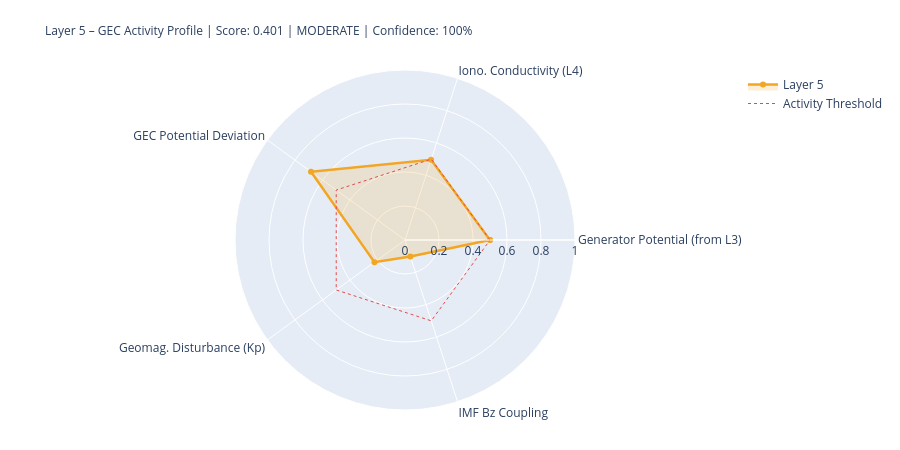

Here is the notebook cell this chart was saved with:
### Markdown cell above
---
## 5. State Assessment & Handoff to Layer 6

### Code cell
# ============================================================
# LAYER-5-SCORE
# ============================================================

# Components
# 1) Generator activity (Layer-3-driven)
gen_score = norm(generator_strength, 0.3, 2.0)
gen_src   = 'from_layer3' if l3_thunder_score is not None else 'estimated'

# 2) Ionospheric conductivity (Layer-4-driven)
iono_score = norm(iono_cond_factor, 0.7, 1.4)
iono_src   = 'from_layer4' if l4_ioniz is not None else 'estimated'

# 3) GEC potential deviation from reference
pot_score = norm(abs(delta_V_pct), 0, 30)  # 0 = at reference, 1 = 30% deviation
pot_src   = 'derived'

# 4) Geomagnetic disturbance (Kp) – modulates vertical currents
kp_score = norm(kp_val, 0, 9)
kp_src   = 'primary' if kp_now is not None else 'from_layer4'

# 5) IMF Bz coupling (southward = stronger M-I coupling → GEC influence)
bz_score = norm(-(bz_now or 0), -5, 30) if bz_now is not None else None
bz_src   = 'primary' if bz_now is not None else 'missing'

COMPONENTS = {
    'Generator Potential (from L3)':  {'score': gen_score,   'source': 'derived_from_layer3', 'dynamic': True},
    'Iono. Conductivity (L4)':      {'score': iono_score,  'source': iono_src, 'dynamic': True},
    'GEC Potential Deviation':      {'score': pot_score,   'source': pot_src,  'dynamic': True},
    'Geomag. Disturbance (Kp)':         {'score': kp_score,    'source': kp_src,   'dynamic': True},
    'IMF Bz Coupling':               {'score': bz_score,    'source': bz_src,   'dynamic': True},
}

available   = {k: v['score'] for k, v in COMPONENTS.items() if v['score'] is not None}
unavailable = [k for k, v in COMPONENTS.items() if v['score'] is None]
layer5_score = round(sum(available.values()) / len(available), 4) if available else None
confidence   = round(len(available) / len(COMPONENTS), 2)
level = ('unknown' if layer5_score is None
         else 'quiet'   if layer5_score < 0.3
         else 'moderate' if layer5_score < 0.6
         else 'active')
dominant_l5 = max(available, key=available.get) if available else 'none'

# Kp consistency: separate 1-min raw value from score value
kp_1m_raw   = kp_now          # directly from API (can be 0.0 during live measurement)
kp_for_score = kp_val          # from Layer-0 context or estimated value if needed
kp_score_src = kp_src

W = 68
print('=' * W)
print('LAYER 5 – GLOBAL ELECTRIC CIRCUIT – STATE ASSESSMENT')
print('=' * W)
for name, comp in COMPONENTS.items():
    s = comp['score']
    if s is not None:
        bar = '█' * int(s*20) + '░' * (20-int(s*20))
        print(f'  {name:<34} {bar}  {s:.3f}  [{comp["source"]}]')
    else:
        print(f'  {name:<34} {"─"*20}  n/a   [missing]')
print('-' * W)
print(f'  Score:         {layer5_score:.3f}  ({len(available)}/{len(COMPONENTS)} components)')
print(f'  Confidence:    {confidence:.0%}')
print(f'  Level:         {level.upper()}')
print(f'  Dominant:      {dominant_l5}')
print(f'  V_iono:        {V_iono_mod:.1f} kV  (Δ {delta_V_pct:+.1f}% vs. Ref)')
print(f'  I_total:       {I_total_mod:.1f} A   (Δ {delta_I_pct:+.1f}% vs. Ref)')
print('=' * W)

# Radar
cats   = list(available.keys())
vals_r = list(available.values())
if len(cats) >= 3:
    fig = go.Figure()
    fig.add_trace(go.Scatterpolar(
        r=vals_r + [vals_r[0]], theta=cats + [cats[0]],
        fill='toself', fillcolor='rgba(242,166,35,0.18)',
        line=dict(color='#F2A623', width=2.5), name='Layer 5'
    ))
    fig.add_trace(go.Scatterpolar(
        r=[0.5]*(len(cats)+1), theta=cats+[cats[0]],
        line=dict(color='#E24B4A', dash='dot', width=1),
        mode='lines', name='Activity Threshold'
    ))
    fig.update_layout(
        title=dict(
            text=f'Layer 5 – GEC Activity Profile | Score: {layer5_score:.3f} | {level.upper()} | Confidence: {confidence:.0%}',
            font=dict(size=12)
        ),
        polar=dict(radialaxis=dict(visible=True, range=[0,1])),
        height=450, showlegend=True,
        margin=dict(l=80, r=80, t=70, b=40)
    )
    fig.show()

### Figure 1 — Plotly figure (JSON) as saved in the notebook; plotly's stock layout.template omitted (floating-point values rounded to 4 significant figures)
{"data": [{"fill": "toself", "fillcolor": "rgba(242,166,35,0.18)", "line": {"color": "#F2A623", "width": 2.5}, "name": "Layer 5", "r": [0.5, 0.4963, 0.6833, 0.2222, 0.1026, 0.5], "theta": ["Generator Potential (from L3)", "Iono. Conductivity (L4)", "GEC Potential Deviation", "Geomag. Disturbance (Kp)", "IMF Bz Coupling", "Generator Potential (from L3)"], "type": "scatterpolar"}, {"line": {"color": "#E24B4A", "dash": "dot", "width": 1}, "mode": "lines", "name": "Activity Threshold", "r": [0.5, 0.5, 0.5, 0.5, 0.5, 0.5], "theta": ["Generator Potential (from L3)", "Iono. Conductivity (L4)", "GEC Potential Deviation", "Geomag. Disturbance (Kp)", "IMF Bz Coupling", "Generator Potential (from L3)"], "type": "scatterpolar"}], "layout": {"height": 450, "margin": {"b": 40, "l": 80, "r": 80, "t": 70}, "polar": {"radialaxis": {"range": [0, 1], "visible": true}}, "showlegend": true, "title": {"font": {"size": 12}, "text": "Layer 5 – GEC Activity Profile | Score: 0.401 | MODERATE | Confidence: 100%"}}}
